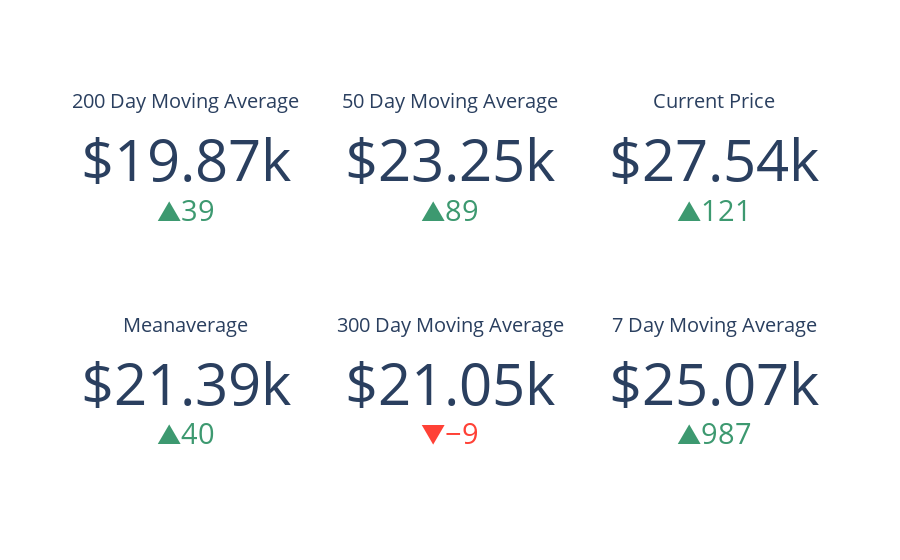

Notebook source saved alongside this figure:
### Code cell
import plotly.graph_objects as go

fig = go.Figure()

fig.add_trace(go.Indicator(
    mode = "number+delta",
    number = {'prefix': "$"},
    value = df['200D'].iloc[-1],
    delta = {"reference": ((df['200D'].iloc[-2])), "valueformat": ".0f"},
     title = {"text": "200 Day Moving Average"},
    gauge = {
        'axis': {'visible': False}},
    domain = {'row': 0, 'column': 0}))

fig.add_trace(go.Indicator(
    mode = "number+delta",
    number = {'prefix': "$"},
    value = df['meanavge'].iloc[-1],
    delta = {"reference": ((df['meanavge'].iloc[-2])), "valueformat": ".0f"},
    title = {"text": "Meanaverage"},
    gauge = {
        'axis': {'visible': False}},
    domain = {'row': 1, 'column': 0}))


fig.add_trace(go.Indicator(
    mode = "number+delta",
    number = {'prefix': "$"},
    value = df['50D'].iloc[-1],
    delta = {"reference": ((df['50D'].iloc[-2])), "valueformat": ".0f"},
    title = {"text": "50 Day Moving Average"},
    domain = {'row': 0, 'column': 1}))

fig.add_trace(go.Indicator(
    mode = "number+delta",
    number = {'prefix': "$"},
    value = df['300D'].iloc[-1],
    delta = {"reference": ((df['300D'].iloc[-2])), "valueformat": ".0f"},
    title = {"text": "300 Day Moving Average"},
    domain = {'row': 1, 'column': 1}))

fig.add_trace(go.Indicator(
    mode = "number+delta",
    number = {'prefix': "$"},
    value = df['price'].iloc[-1],
    delta = {"reference": ((df['price'].iloc[-2])), "valueformat": ".0f"},
    title = {"text": "Current Price"},
    domain = {'row': 0, 'column': 2}))

fig.add_trace(go.Indicator(
    mode = "number+delta",
    number = {'prefix': "$"},
    value = df['7D'].iloc[-1],
    delta = {"reference": ((df['7D'].iloc[-2])), "valueformat": ".0f"},
    title = {"text": "7 Day Moving Average"},
    domain = {'row': 1, 'column': 2}))

fig.update_layout(
    grid = {'rows': 2, 'columns': 3, 'pattern': "independent"},
)
fig.write_html("../static/MAs.html")
fig.show()

### Figure 1 — Plotly figure (JSON) as saved in the notebook; plotly's stock layout.template omitted (floating-point values rounded to 4 significant figures)
{"data": [{"delta": {"reference": 19830.0, "valueformat": ".0f"}, "domain": {"column": 0, "row": 0}, "gauge": {"axis": {"visible": false}}, "mode": "number+delta", "number": {"prefix": "$"}, "title": {"text": "200 Day Moving Average"}, "type": "indicator", "value": 19870.0}, {"delta": {"reference": 21350.0, "valueformat": ".0f"}, "domain": {"column": 0, "row": 1}, "gauge": {"axis": {"visible": false}}, "mode": "number+delta", "number": {"prefix": "$"}, "title": {"text": "Meanaverage"}, "type": "indicator", "value": 21390.0}, {"delta": {"reference": 23160.0, "valueformat": ".0f"}, "domain": {"column": 1, "row": 0}, "mode": "number+delta", "number": {"prefix": "$"}, "title": {"text": "50 Day Moving Average"}, "type": "indicator", "value": 23250.0}, {"delta": {"reference": 21060.0, "valueformat": ".0f"}, "domain": {"column": 1, "row": 1}, "mode": "number+delta", "number": {"prefix": "$"}, "title": {"text": "300 Day Moving Average"}, "type": "indicator", "value": 21050.0}, {"delta": {"reference": 27420.0, "valueformat": ".0f"}, "domain": {"column": 2, "row": 0}, "mode": "number+delta", "number": {"prefix": "$"}, "title": {"text": "Current Price"}, "type": "indicator", "value": 27540.0}, {"delta": {"reference": 24080.0, "valueformat": ".0f"}, "domain": {"column": 2, "row": 1}, "mode": "number+delta", "number": {"prefix": "$"}, "title": {"text": "7 Day Moving Average"}, "type": "indicator", "value": 25070.0}], "layout": {"grid": {"columns": 3, "pattern": "independent", "rows": 2}}}
